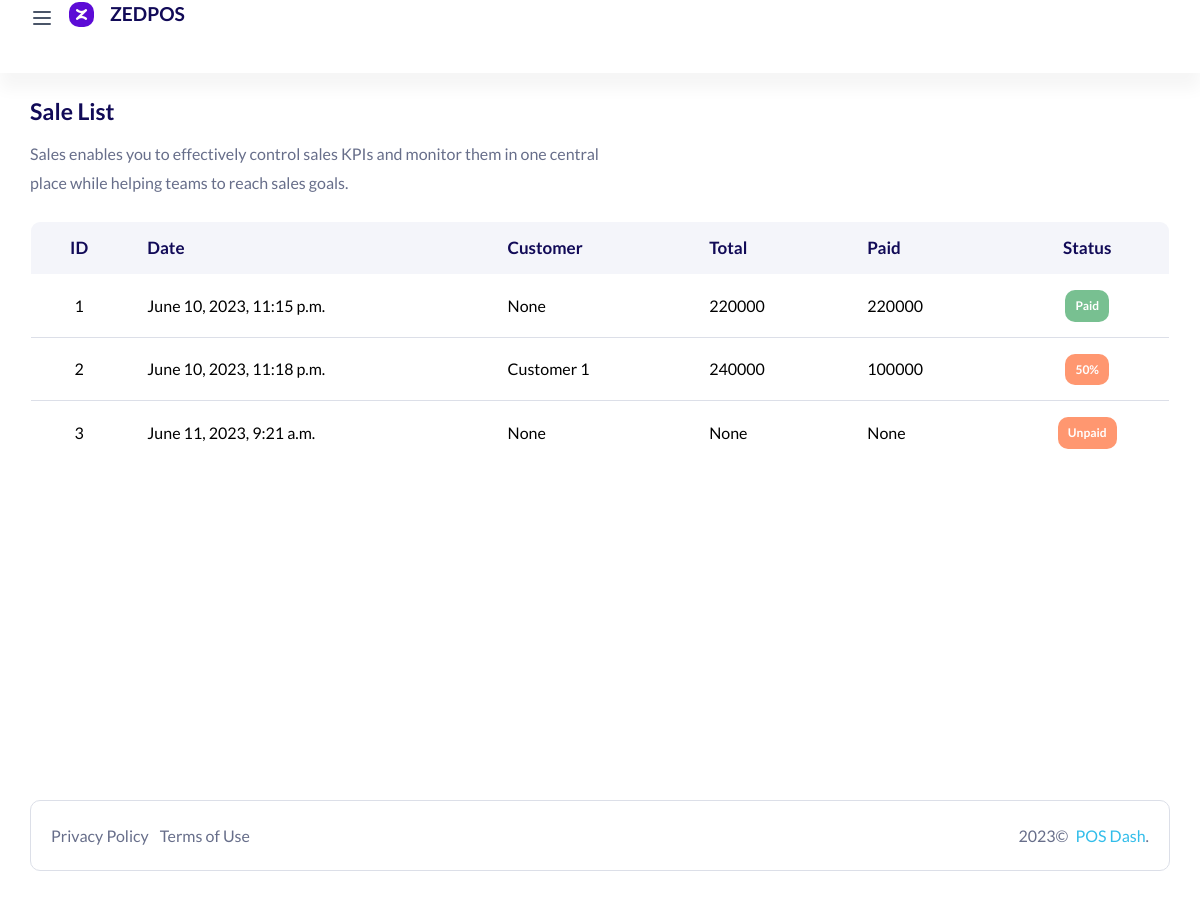
The page /sale/list/ on the database as committed earlier.
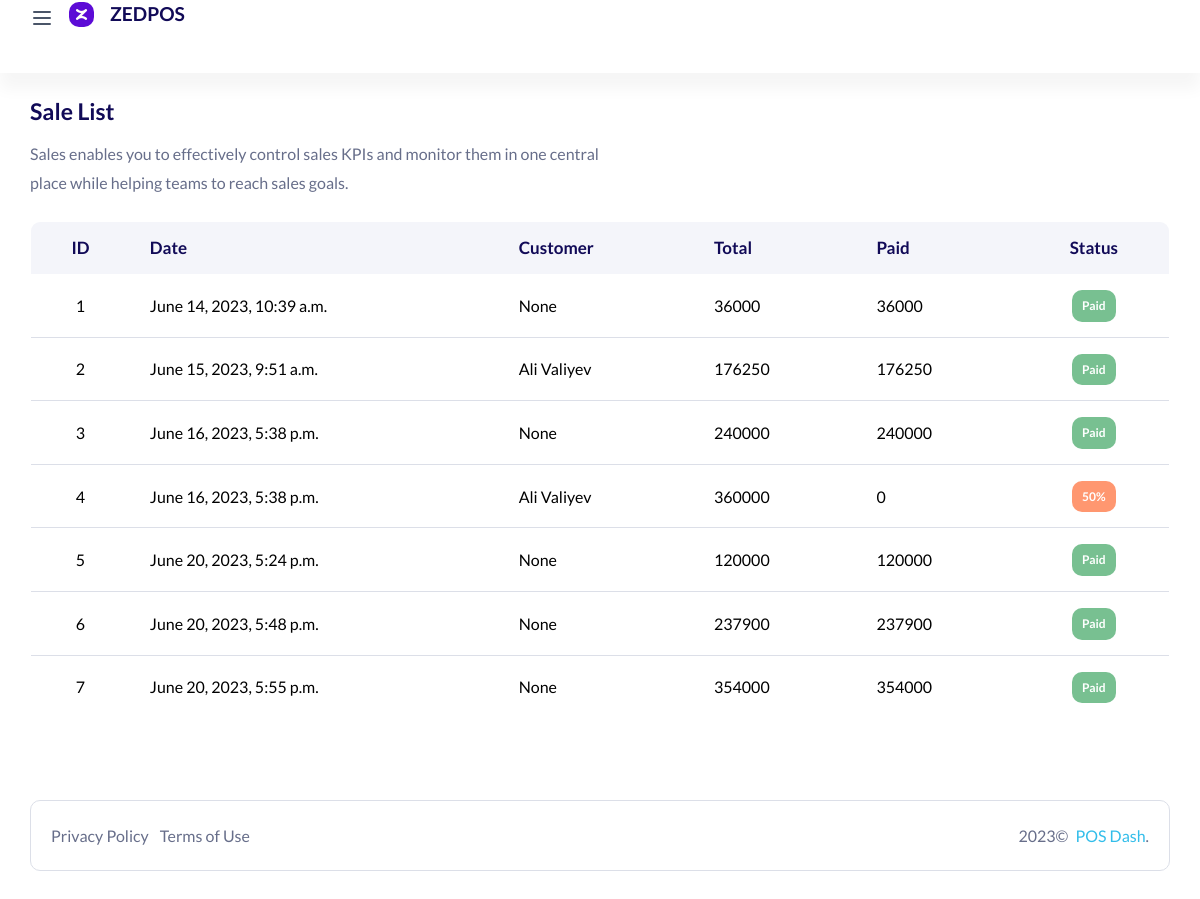
The same page on the database as committed later.
### sell/models.py (models this page shows, shortened)
class Sell(models.Model):
    client = models.ForeignKey(Client, on_delete=models.SET_NULL, null=True, blank=True)
    time = models.DateTimeField()
    description = models.TextField(null=True, blank=True)
    discount = models.IntegerField(null=True, default=0)
    checkout = models.BooleanField(null=True, blank=True)
    total_price = models.IntegerField(null=True, blank=True)
    paid = models.IntegerField(null=True, blank=True)

### clients/models.py (models this page shows)
class Client(models.Model):
    first_name = models.CharField(("First name"), max_length=50)
    last_name = models.CharField(("Last name"), max_length=50)
    p_num = models.CharField(("Phone number"), max_length=20)
    debt = models.IntegerField(("Debt"), null=True, blank=True, default=0)
    def __str__(self):
        return f'{self.first_name} {self.last_name}'

### sell/views.py (the view)
# urls.py: path('list/', sale_list),
def sale_list(request):
    for sell in Sell.objects.all().order_by('id'):
        SellItem.objects.filter(sell_id_id=sell.id)
    data = {
        "sales": Sell.objects.all().order_by('id'),
    }
    return render(request, "sale/page-list-sale.html", data)

### templates/sale/page-list-sale.html (shortened to what the changed rows need)
<!doctype html>
{% load static %}
<html lang="en">
  <head>
      <link rel="stylesheet" href="{% static 'assets/css/backend-plugin.min.css' %}">
      <link rel="stylesheet" href="{% static 'assets/css/backend.css' %}">
      <link rel="stylesheet" href="{% static 'assets/css/css.css' %}">
      <link rel="stylesheet" href="{% static 'assets/vendor/@fortawesome/fontawesome-free/css/all.min.css' %}">
      <link rel="stylesheet" href="{% static 'assets/vendor/line-awesome/dist/line-awesome/css/line-awesome.min.css' %}">
      <link rel="stylesheet" href="{% static 'assets/vendor/remixicon/fonts/remixicon.css' %}">  </head>
  <body class="  ">
    <div class="wrapper">
        <div class="content-page">
     <div class="container-fluid">
        <div class="row">
            <div class="col-lg-12">
                <div class="table-responsive rounded mb-3">
                <table class="data-table table mb-0 tbl-server-info">
                    <thead class="bg-white text-uppercase">
                        <tr class="ligth ligth-data">
                            <th>ID</th>
                            <th>Date</th>
                            <th>Customer</th>
                            <th>Total</th>
                            <th>Paid</th>
                            <th>Status</th>
                        </tr>
                    </thead>
                        <tbody class="ligth-body">
                        {% for s in sales %}
                            <tr>
                                <td><a href="/sale/{{ s.id }}/items/" style="color: black;">{{ s.id }}</a></td>
                                <td><a href="/sale/{{ s.id }}/items/" style="color: black;">{{ s.time }}</a></td>
                                <td><a href="/sale/{{ s.id }}/items/" style="color: black;">{{ s.client }}</a></td>
                                <td><a href="/sale/{{ s.id }}/items/" style="color: black;">{{ s.total_price }}</a></td>
                                <td><a href="/sale/{{ s.id }}/items/" style="color: black;">{{ s.paid }}</a></td>
                                {% if s.checkout == True and s.total_price == s.paid %}
                                <td><div class="badge badge-success">Paid</div></td>
                                {% elif s.total_price != s.paid and s.checkout == True %}
                                <td><div class="badge badge-warning">50%</div></td>
                                {% else %}
                                <td><div class="badge badge-warning">Unpaid</div></td>
                                {% endif %}
                            </tr>
                        {% endfor %}
                    </tbody>
                </table>
                </div>
            </div>
        </div>
    </div>
      </div>
    </div>
  </body>
</html>

Rows that differ between the two databases and show on the page:
changed Sell id 1: time "June 10, 2023, 11:15 p.m." → "June 14, 2023, 10:39 a.m."; total_price "220000" → "36000"; paid "220000" → "36000"
changed Sell id 2: time "June 10, 2023, 11:18 p.m." → "June 15, 2023, 9:51 a.m."; client "Customer 1" → "Ali Valiyev"; total_price "240000" → "176250"; paid "100000" → "176250"; total_price "50%" → "Paid"
changed Sell id 3: time "June 11, 2023, 9:21 a.m." → "June 16, 2023, 5:38 p.m."; total_price "None" → "240000"; paid "None" → "240000"; checkout "Unpaid" → "Paid"
added Sell: id "4", time "June 16, 2023, 5:38 p.m.", client "Ali Valiyev", total_price "360000", paid "0", checkout "50%"
added Sell: id "5", time "June 20, 2023, 5:24 p.m.", client "None", total_price "120000", paid "120000", checkout "Paid"
added Sell: id "6", time "June 20, 2023, 5:48 p.m.", client "None", total_price "237900", paid "237900", checkout "Paid"
added Sell: id "7", time "June 20, 2023, 5:55 p.m.", client "None", total_price "354000", paid "354000", checkout "Paid"
